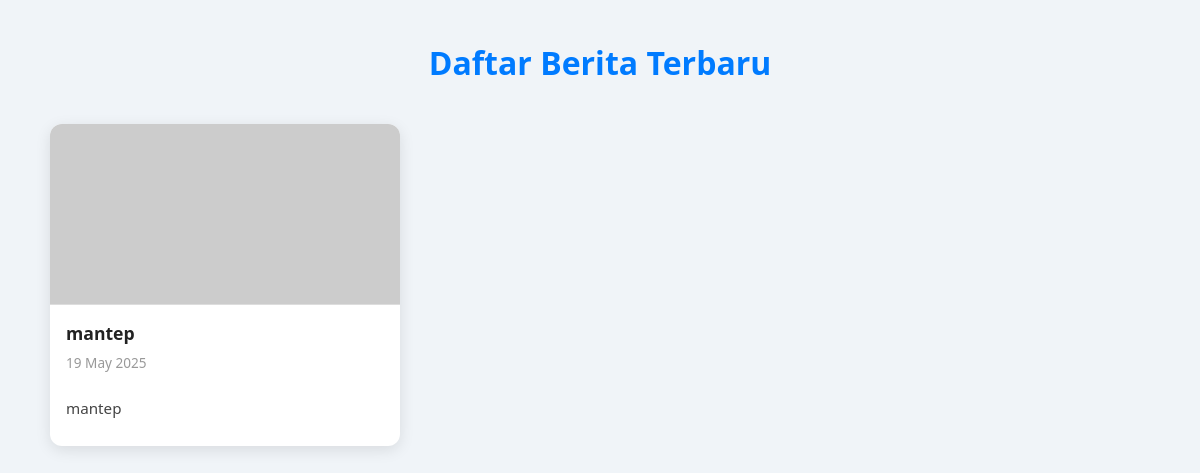
/berita/, run on an earlier commit of the app's database.
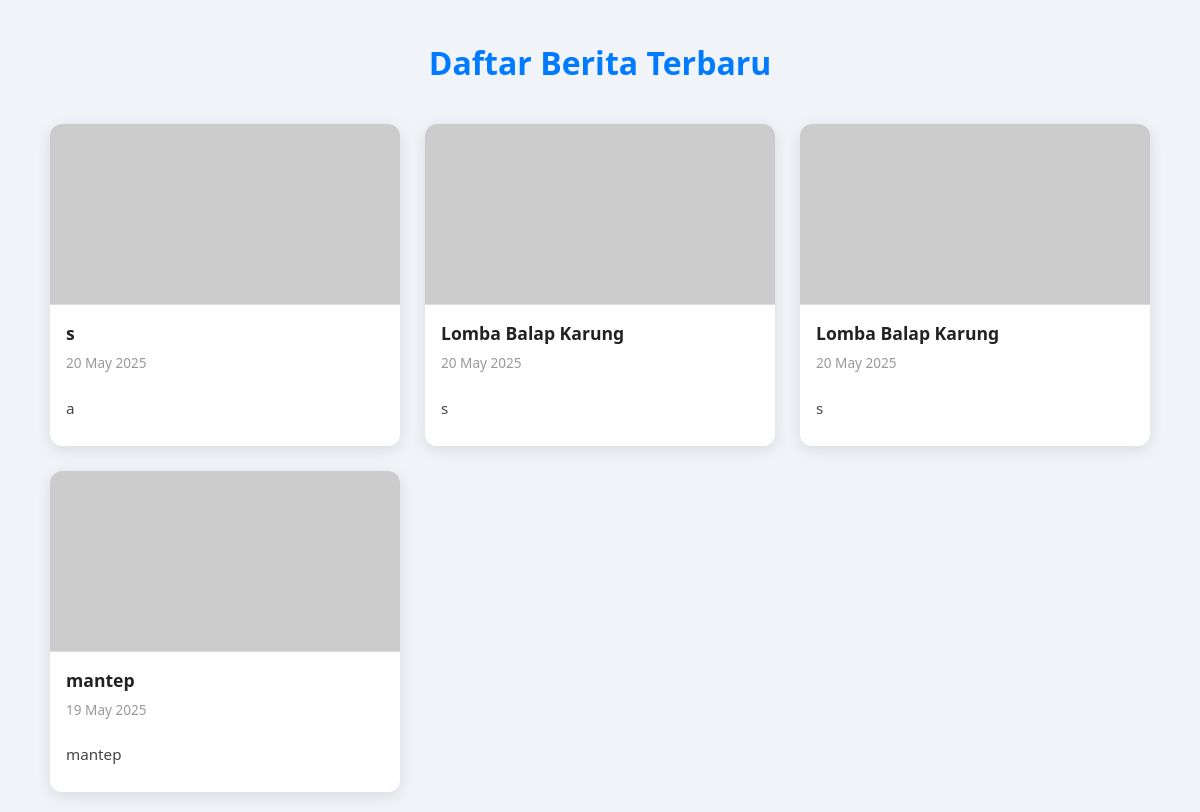
And on a later commit of the database.
### web/models.py (models this page shows, shortened)
class Berita(models.Model):
    judul = models.CharField(max_length=200)
    isi = models.TextField()
    gambar = models.ImageField(upload_to='berita/')
    tanggal = models.DateTimeField(auto_now_add=True)

### web/views.py (the view)
# urls.py: path('berita/', views.berita_list, name='berita_list'),
def berita_list(request):
    berita = Berita.objects.all().order_by('-tanggal')
    return render(request, 'web/admin/berita_list.html', {'berita': berita})

### web/templates/web/admin/berita_list.html (shortened to what this page needs)
<!DOCTYPE html>
<html lang="id">
<head>
  <link href="https://cdn.jsdelivr.net/npm/aos@2.3.4/dist/aos.css" rel="stylesheet" />
</head>
<body>
  <h1>Daftar Berita Terbaru</h1>
  <div class="berita-container">
    {% for berita in berita %}
      <article class="berita-item" data-aos="fade-up" data-aos-delay="{{ forloop.counter0|add:"100" }}">
        {% if berita.gambar %}
          <img src="{{ berita.gambar.url }}" alt="{{ berita.judul }}" class="berita-image" />
        {% else %}
          <img src="https://via.placeholder.com/400x180?text=No+Image" alt="No Image" class="berita-image" />
        {% endif %}
        <div class="berita-content">
          <h2 class="berita-title">{{ berita.judul }}</h2>
          <time class="berita-date">{{ berita.tanggal|date:"d M Y" }}</time>
          <p class="berita-excerpt">{{ berita.isi|truncatewords:25 }}</p>
        </div>
      </article>
    {% empty %}
      <p>Tidak ada berita tersedia.</p>
    {% endfor %}
  </div>
</body>
</html>

### web/templates/web/admin/berita_list.html (style rules this page uses)
body { font-family: 'Segoe UI', Tahoma, Geneva, Verdana, sans-serif; background: #f0f4f8; margin: 0; padding: 20px; color: #333; }
h1 { text-align: center; margin-bottom: 40px; color: #007bff; }
.berita-container { max-width: 1100px; margin: 0 auto; display: grid; grid-template-columns: 1fr; gap: 25px; }
@media (min-width: 768px) { .berita-container { grid-template-columns: 1fr 1fr; } }
@media (min-width: 1024px) { .berita-container { grid-template-columns: 1fr 1fr 1fr; } }
.berita-item { background: #fff; border-radius: 12px; overflow: hidden; box-shadow: 0 4px 15px rgba(0, 0, 0, 0.1); display: flex; flex-direction: column; transition: transform 0.3s ease, box-shadow 0.3s ease; }
.berita-image { width: 100%; height: 180px; object-fit: cover; border-bottom: 1px solid #ddd; }
.berita-content { padding: 16px; display: flex; flex-direction: column; }
.berita-title { font-size: 1.1rem; font-weight: bold; color: #222; margin: 0 0 8px; }
.berita-date { font-size: 0.85rem; color: #999; margin-bottom: 10px; }
.berita-excerpt { font-size: 0.95rem; color: #444; flex-grow: 1; margin-bottom: 12px; }

What changed in the data, as far as the page shows it:
added Berita: judul "s", tanggal "20 May 2025", isi "a"
added Berita: judul "Lomba Balap Karung", tanggal "20 May 2025", isi "s"
added Berita: judul "Lomba Balap Karung", tanggal "20 May 2025", isi "s"
